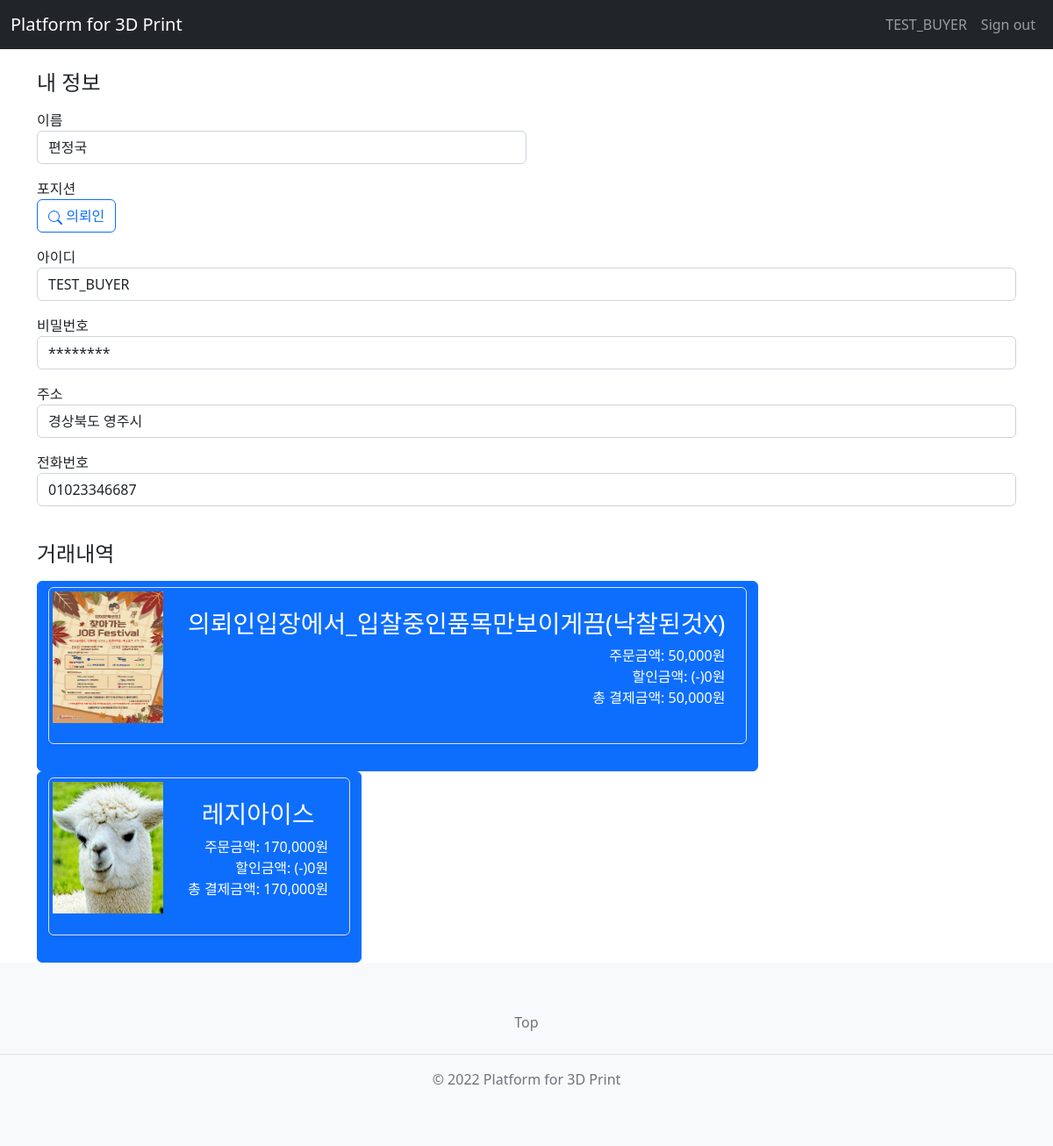
The page /common/mypage/ (signed in) on the database its author committed.
### common/models.py (models this page shows)
class User(AbstractUser):
    flag = models.CharField(max_length=20)
    last_name = None
    TEL = models.CharField(max_length=20)
    address = models.CharField(max_length=100)
    equipment_id1 = models.CharField(max_length=50, blank=True)
    equipment_id2 = models.CharField(max_length=50, blank=True)
    equipment_id3 = models.CharField(max_length=50, blank=True)
    equipment_id4 = models.CharField(max_length=50, blank=True)
    equipment_id5 = models.CharField(max_length=50, blank=True)

### trade/models.py (models this page shows)
class Trade(models.Model):
    trade_id = models.UUIDField(primary_key=True, default=uuid.uuid4, editable=False)
    estimate_id = models.OneToOneField(Estimate, on_delete=models.CASCADE)
    bid_id = models.OneToOneField(Bid, on_delete=models.CASCADE)
    success_date = models.DateTimeField()
    product_state = models.CharField(max_length= 20)

class Estimate(models.Model):
    estimate_id = models.UUIDField(primary_key=True, default=uuid.uuid4, editable=False)
    buyer_id = models.ForeignKey(User, on_delete=models.CASCADE)
    project_name = models.CharField(max_length=200)
    material = models.CharField(max_length=15)
    method = models.CharField(max_length=15)
    pieces = models.IntegerField()
    detail = models.TextField()
    drawing = models.FileField()
    reg_date = models.DateTimeField()

class Bid(models.Model):
    bid_id = models.UUIDField(primary_key=True, default=uuid.uuid4, editable=False)
    seller_id = models.ForeignKey(User, on_delete=models.CASCADE)
    estimate_id = models.ForeignKey(Estimate, on_delete=models.CASCADE)
    price = models.IntegerField()
    bid_date = models.DateTimeField()
    finished = models.BooleanField()

### common/views.py (the view)
# urls.py: path('mypage/', views.mypage, name='mypage')
def mypage(request):
    user = request.user
    if user.flag == "SELLER":
        equipment = Equipment.objects.get(pk=user.equipment_id1)
        method = equipment.method
        materials = equipment.material.split('/')
        bid_log = Bid.objects.filter(seller_id=user, finished=True)
        trade_log = Trade.objects.filter(bid_id__in=bid_log).order_by('-success_date')
    elif user.flag == "BUYER":
        method, materials = '', ''
        estimate_log = Estimate.objects.filter(buyer_id=user)
        trade_log = Trade.objects.filter(estimate_id__in=estimate_log).order_by('-success_date')
    return render(request, 'common/temp/마이페이지.html', {
                                                        'method': method,
                                                        'materials': materials,
                                                        'trade_log': trade_log,
                                                        })

### common/templatetags/convertPassword.py (called while the page is built)
@register.filter
def convertPassword(value):
    value = "********"
    return value

### templates/common/temp/마이페이지.html (shortened to what this page needs)
{% extends 'base.html' %}
{% load convertPassword %}
{% load humanize %}
{% load static %}
{% block content %}
    <div class="container">
        <div class="input-form col-md-12 mx-auto"><br>
            <h4 class="mb-3">
                내 정보
            </h4>
            <form class="mypage-form" method="post" action="">
                <div class="col-md-6 mb-3">
                    <label for="first_name">이름</label>
                    <label type="text" class="form-control" name="first_name" id="first_name" value="" required> {{user.first_name}} </label>
                </div>
                <div class="col-md-6 mb-3">
                    <label for="position">포지션</label><br>
                    <div class="btn-group" role="group" aria-label="Basic checkbox toggle button group">
                        {% if user.flag == "BUYER" %}
                        <label class="btn btn-outline-primary" for="btncheck1">
                            의뢰인
                        </label>
                        {% endif %}
                    </div>
                </div>
                <div class="mb-3">
                    <label for="username">아이디</label>
                    <label type="text" class="form-control" name="username" id="username" value="" required> {{ user.username }} </label>
                </div>
                <div class="mb-3">
                    <label for="password1">비밀번호</label>
                    <label type="password" class="form-control" name="password" id="password" value="213" required>{{ user.password | convertPassword }} </label>
                </div>
                <div class="mb-3">
                    <label for="address">주소</label>
                    <label type="text" class="form-control" name="address" id="address" value=""required> {{ user.address }} </label>
                </div>
                <div class="mb-3">
                    <label for="TEL">전화번호</label>
                    <label type="text" class="form-control" name="TEL" id="TEL" value="" required> {{ user.TEL }} </label>
                </div>
            </form>
        </div>
        <div class="input-form col-md-12 mx-auto"><br>
            <h4 class="mb-3"> 거래내역 </h4>
            <form class="trade_history-form" method="post" action="">
                {% if user.flag == "BUYER" %}
                    {% for trade in trade_log %}
                        <button type="button" class="btn btn-primary" data-bs-toggle="modal" data-bs-target="#exampleModal">
                            <div class="row">
                                <div class="col">
                                <div class="row g-0 border rounded overflow-hidden flex-md-row mb-4 shadow-sm h-md-250 position-relative">
                                    <div class="col-auto d-none d-lg-block" style="text-align: center;">
                                        <div class="row p-1">
                                            <img style="width: 150px; height: 150px"src="{{ trade.estimate_id.drawing.url }}" alt="도안 이미지">
                                        </div>
                                    </div>
                                    <div class="col p-4 d-flex flex-column position-static">
                                        <h3 class="mb">{{ trade.estimate_id.project_name }}</h3>
                                        <div style="color: white; text-align: right;" >
                                            <p>주문금액: {{ trade.bid_id.price | intcomma }}원<br>
                                                할인금액: (-)0원<br>
                                                총 결제금액: {{ trade.bid_id.price | intcomma}}원</p>
                                        </div>
                                    </div>
                                </div>
                                </div>
                            </div>
                        </button><br>
                    {% endfor %}
                {% endif %}
            </form>
        </div>
    </div>
{% endblock %}

### templates/base.html (shortened to what this page needs)
<!DOCTYPE html>
<html lang="en">
    <head>
        <link href="https://cdn.jsdelivr.net/npm/bootstrap@5.2.2/dist/css/bootstrap.min.css" rel="stylesheet">
    </head>
    <body class="d-flex flex-column min-vh-100">
        <nav class="navbar navbar-expand-sm bg-dark navbar-dark">
            <div class="container-fluid">
                <a class="navbar-brand" href="/">Platform for 3D Print</a>
                <div class="collapse navbar-collapse justify-content-between" id="collapsibleNavbar">
                    <ul class="navbar-nav">
                        <li class="nav-item">
                            {% if user.is_authenticated %}
                                <a class="nav-link" href="{% url 'common:mypage' %}">{{ user.username }}</a>
                            {% else %}
                                <a class="nav-link" href={% url 'common:login' %}>Sign in</a>
                            {% endif %}
                        </li>
                        <li class="nav-item">
                            {% if user.is_authenticated %}
                                <a class="nav-link" href="{% url 'common:logout' %}">Sign out</a>
                            {% else %}
                                <a class="nav-link" href={% url 'common:signup' %}>Sign up</a>
                            {% endif %}
                        </li>
                    </ul>
                </div>
            </div>
        </nav>
        {% block content %}
        {% endblock content %}
        <footer class="py-5 bg-light mt-auto">
            <ul class="nav justify-content-center border-bottom pb-3 mb-3">
                <li class="nav-item">
                    <a href="" class="nav-link px-2 text-muted">Top</a>
                </li>
            </ul>
            <p class="text-center text-muted">© 2022 Platform for 3D Print</p>
        </footer>
    </body>
</html>

### rows shown on the page
User: username "TEST_BUYER", first_name "편정국", password|convertPassword "********", address "경상북도 영주시", TEL "01023346687"
Trade: estimate_id.drawing (picture), estimate_id.project_name "의뢰인입장에서_입찰중인품목만보이게끔(낙찰된것X)", bid_id.price "50,000"
Trade: estimate_id.drawing (picture), estimate_id.project_name "레지아이스", bid_id.price "170,000"
